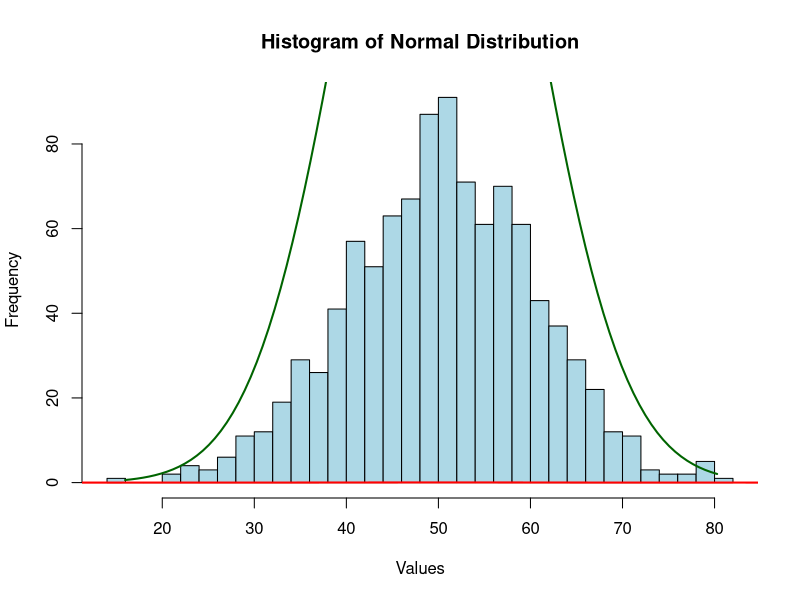
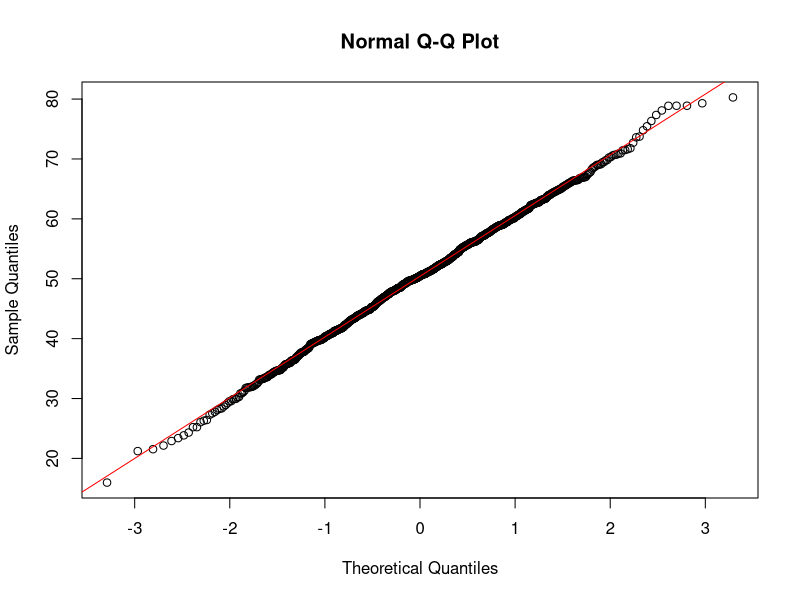

R code for these plots, in order:
#Normal Destribution in R
# Generate random data from a normal distribution
# rnorm() generates random numbers with a specified mean and standard deviation
# Here we generate 1000 values with mean = 50 and sd = 10
data_norm <- rnorm(1000, mean = 50, sd = 10)

# View the first few values
head(data_norm)

# Plot a histogram to visualize the distribution
hist(data_norm,
     main = "Histogram of Normal Distribution",
     xlab = "Values",
     col = "lightblue",
     breaks = 30)

# Add a density curve to the histogram
lines(density(data_norm), col = "red", lwd = 2)

# Plot the theoretical normal curve for comparison
x_vals <- seq(min(data_norm), max(data_norm), length = 100)
y_vals <- dnorm(x_vals, mean = 50, sd = 10)
lines(x_vals, y_vals * length(data_norm) * diff(hist(data_norm, plot=FALSE)$breaks)[1],
      col = "darkgreen", lwd = 2)

# QQ plot to check normality
qqnorm(data_norm)
qqline(data_norm, col = "red")
